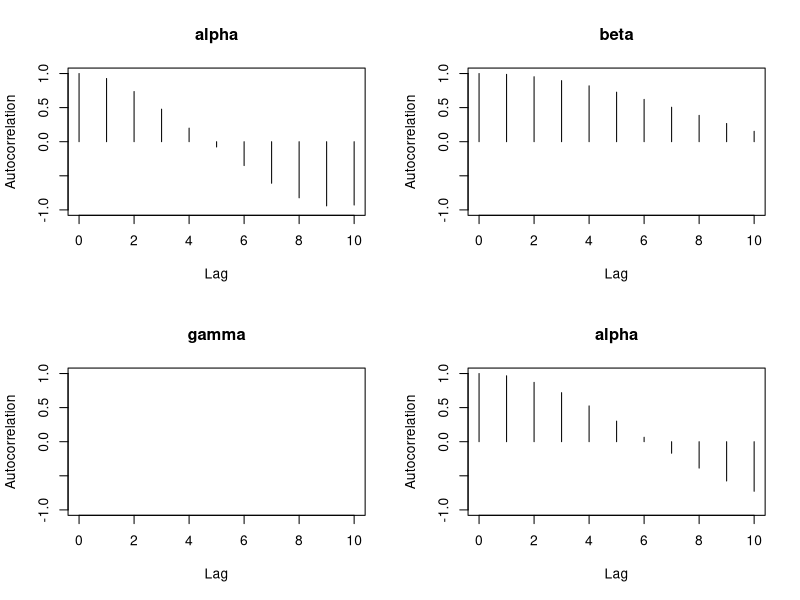
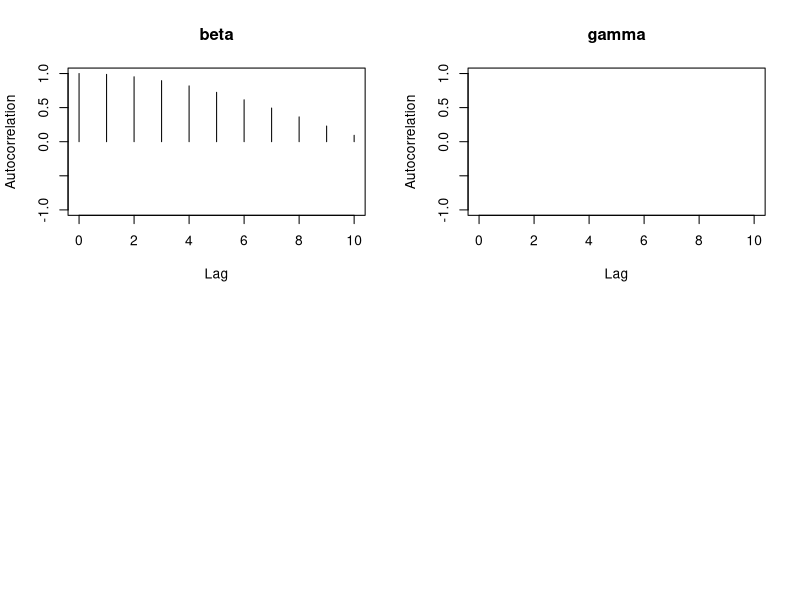
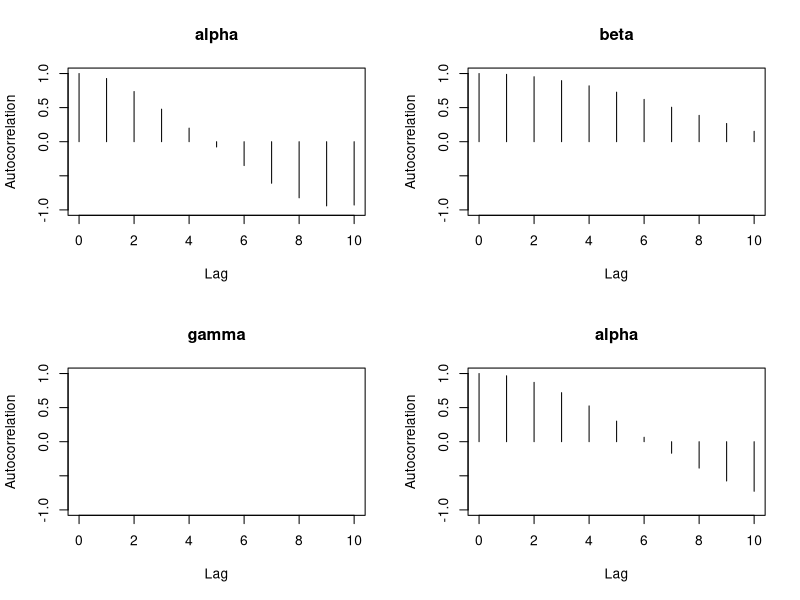
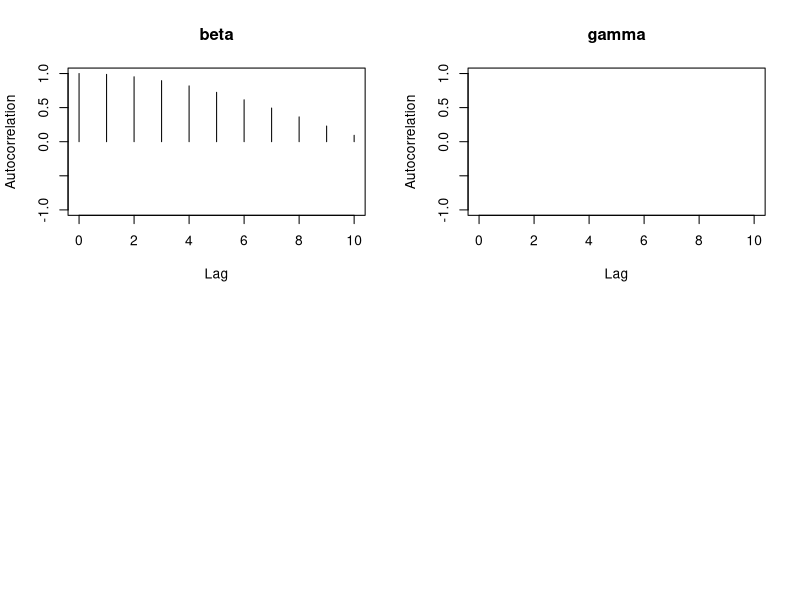
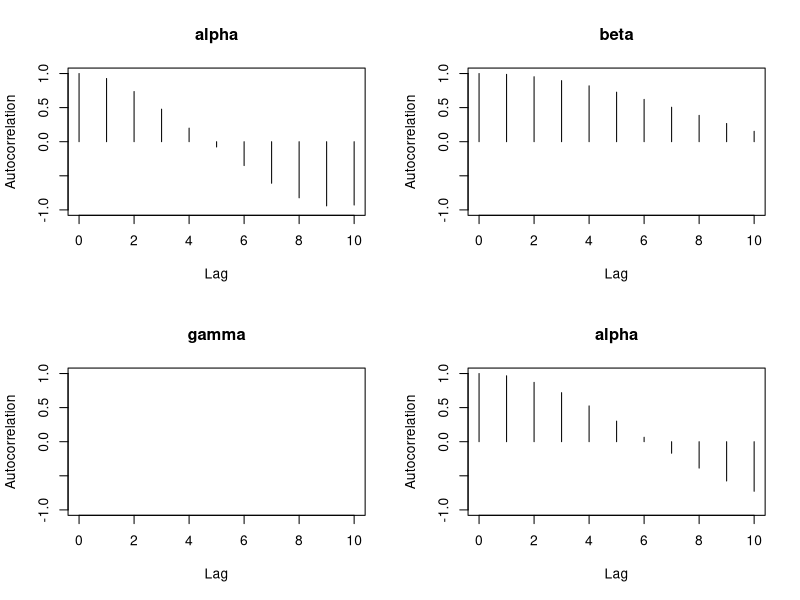
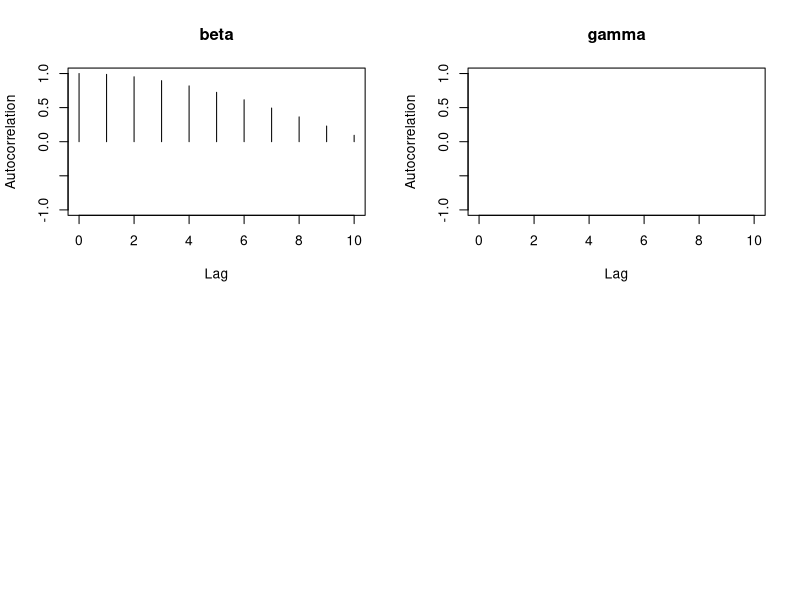
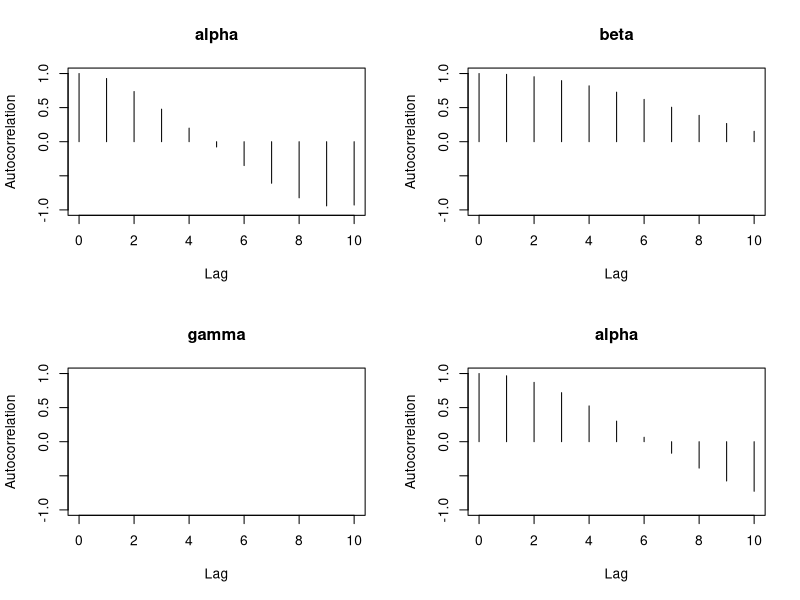
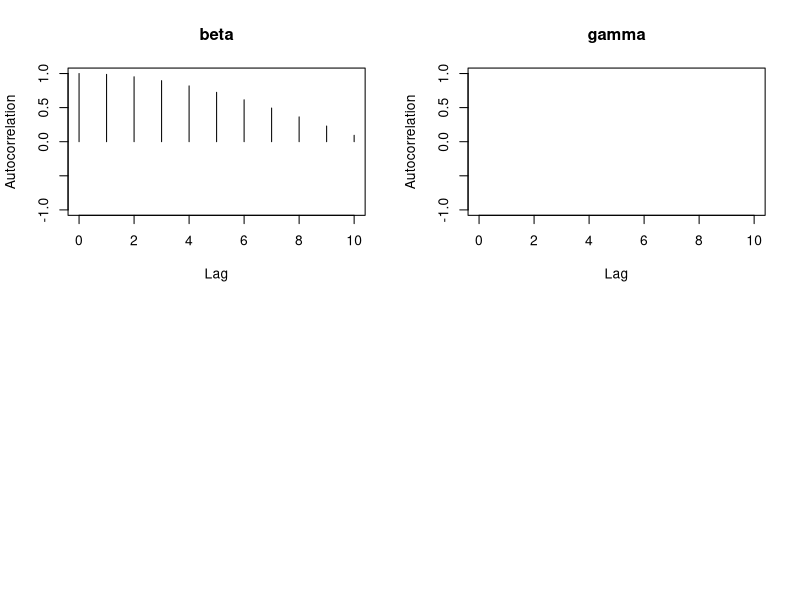

The R script that drew these images, in order:
.libPaths(c(path.expand("~/R/library"), .libPaths()))
suppressPackageStartupMessages(library(coda))
if (as.character(packageVersion("coda")) != "0.19.4.1") stop("expected coda 0.19-4.1")
options(warn = -1)

root <- normalizePath(".", winslash = "/", mustWork = FALSE)

encode_title <- function(title) {
  if (!nzchar(title)) return(0)
  c(-1, nchar(title), utf8ToInt(title))
}

plotted <- function(obj, lag.max = 10L) {
  obj <- mcmc.list(obj)
  out <- numeric(0)
  for (i in seq_len(nchain(obj))) {
    xacf <- acf(coda:::as.ts.mcmc(obj[[i]]), lag.max = lag.max, plot = FALSE)
    for (j in seq_len(nvar(obj))) {
      out <- c(out, -1, 1, as.numeric(xacf$lag[, j, j]), as.numeric(xacf$acf[, j, j]))
      title <- paste(
        varnames(obj)[j],
        ifelse(is.null(chanames(obj)), "", ":"),
        chanames(obj)[i],
        sep = ""
      )
      out <- c(out, encode_title(title))
    }
  }
  out
}

build <- function() {
  n <- 200L
  i <- seq_len(n)
  x <- cbind(
    sin(i / 3) + 0.2 * cos(i),
    cos(i / 5) + 0.01 * i,
    rep(2, n)
  )
  colnames(x) <- c("alpha", "beta", "gamma")
  y <- cbind(
    sin(i / 4) + 0.15 * cos(i / 2),
    cos(i / 6) + 0.005 * i,
    rep(1, n)
  )
  colnames(y) <- colnames(x)
  mcmc.list(mcmc(x), mcmc(y))
}

one <- function(save = FALSE) {
  obj <- build()
  if (save) {
    dir.create(file.path(root, "docs", "output"), recursive = TRUE, showWarnings = FALSE)
    svg(file.path(root, "docs", "output", "autocorr.plot-r.svg"), width = 7, height = 9)
    autocorr.plot(obj, lag.max = 10L)
    dev.off()
  }
  pdf(nullfile())
  on.exit(dev.off(), add = TRUE)
  autocorr.plot(obj, lag.max = 10L)
  plotted(obj, lag.max = 10L)
}

value <- one(TRUE)
elapsed <- numeric(20)
for (i in seq_len(20)) {
  t0 <- as.numeric(Sys.time())
  one(FALSE)
  elapsed[[i]] <- as.numeric(Sys.time()) - t0
}
parts <- sprintf("%.17g", value)
out <- sprintf(
  "{\"value\":[%s],\"median_ms\":%.17g}\n",
  paste(parts, collapse = ","),
  median(elapsed) * 1000
)
writeLines(out, con = file.path(root, "autocorr.plot-r.txt"))
